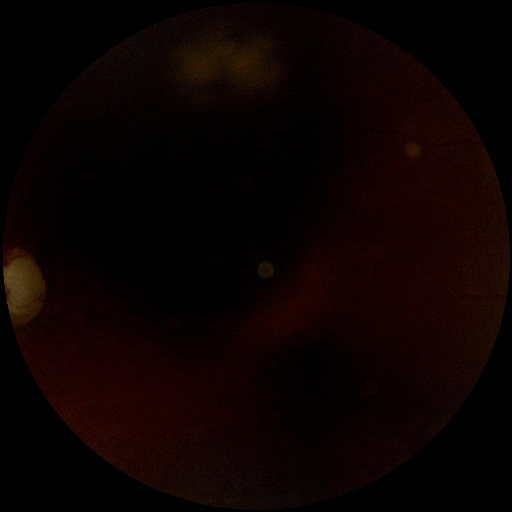
#> input picture medi_scan_project/test_images/cataract/1209_left.jpg, 512 x 512 px, found by its file name; its folder holds 5 pictures in this run
$ jupyter execute --allow-errors 'Medi_Scan .ipynb'   (shell and % lines are left out)
#> lines starting #> are read from the running program, lines starting #| are printed output that depends on the picture; after the words box and inside, x2 and y2 are one past the last pixel; in counts of white or black regions, pixels touching at a corner belong together
[cell 1]
from google.colab import files
uploaded = files.upload()
#> the answer given: 103_left.jpg

[cell 2]
import os
import numpy as np
import pandas as pd
import cv2 as cv
import keras
from keras.models import Sequential
from keras.layers import Conv2D , MaxPooling2D ,GlobalAveragePooling2D ,Flatten , Dense , Dropout , BatchNormalization
from PIL import Image
import matplotlib.pyplot as plt
from sklearn.model_selection import train_test_split
from sklearn.preprocessing import OneHotEncoder
import tensorflow as tf
tf.keras.applications.VGG16
from keras.applications.vgg16 import VGG16
from keras.layers import Dense, Dropout, Activation, Flatten, GlobalAveragePooling2D
from keras.layers import Conv2D, MaxPooling2D, ZeroPadding2D
from keras.models import Model
from tensorflow.keras.optimizers import Adam

[cell 3]
data = []
result = []
def load_images(path):
    l1 = os.listdir(path)
#     print(l1)
    for i in l1:
        l2 = os.listdir(path+'/'+i)
        for j in l2:
            img = Image.open(path+i+'/'+j)
            img = img.resize(size=(256,256))
            data.append(np.array(img))
            result.append(i)
    %matplotlib inline
    plt.figure(figsize=(10, 10))
    for i in range(4):
        plt.subplot(5, 4, i+1)
        plt.imshow(data[i], cmap="gray")
        plt.axis('off')
    plt.show()
    return np.array(data),result

#> (a cell that did not finish here is left out)

[cell 5]
data

[cell 6]
t = pd.Series(result,dtype='category').cat.codes

[cell 7]
t

[cell 8]
data_dir = '/content/dataset'

def preprocess_image(image):
    if len(image.shape) == 3 and image.shape[2] == 3:
        image = cv.cvtColor(image, cv.COLOR_BGR2GRAY)
        image = cv.resize(image, (224, 224))
    image = cv.GaussianBlur(image, (5, 5), 0)
    image = cv.equalizeHist(image)
    image = image / 255.0
    return image

[cell 9]
def load_and_preprocess_images(data_dir, img_size=(512, 512), batch_size=100):
    images = []
    labels = []
    categories = os.listdir(data_dir)
    total_images = 0
    for category in categories:
        category_path = os.path.join(data_dir, category)
        if os.path.isdir(category_path):
            files = [f for f in os.listdir(category_path) if f.endswith(('.jpg', '.png'))]
            total_images += len(files)

    processed_images = 0
    for category in categories:
        category_path = os.path.join(data_dir, category)
        if os.path.isdir(category_path):
            for i, file in enumerate(os.listdir(category_path)):
                if file.endswith('.jpg') or file.endswith('.png'):
                    image_path = os.path.join(category_path, file)
                    image = cv.imread(image_path)
                    image = cv.resize(image, img_size)
                    image = preprocess_image(image)
                    images.append(image)
                    labels.append(category)

                    processed_images += 1
                    if processed_images % batch_size == 0:
                        print(f"Processed {processed_images}/{total_images} images...")

                    # Yielding after every batch
                    if processed_images % batch_size == 0:
                        yield np.array(images), np.array(labels)
                        images, labels = [], []

    # Yield remaining images
    if images:
        yield np.array(images), np.array(labels)

#> (a cell that did not finish here is left out)

[cell 11]
plt.figure(figsize=(10, 10))
#> (the rest of this cell did not finish here and is left out)

[cell 12]
from skimage.color import rgb2gray
import numpy as np
import cv2
import matplotlib.pyplot as plt
from scipy import ndimage
from PIL import Image

uploaded = files.upload()
#> the answer given: 1209_left.jpg
if uploaded:  # Check if uploaded is not empty
    image_path = next(iter(uploaded))
    # Open the image using PIL to handle potential alpha channels
    image = Image.open(image_path).convert("RGB")
#> image is the input picture: PIL image 512x512 RGB; mean R, G, B 12.3, 2.3, 1.4
    image = np.array(image) # Convert the PIL image to a NumPy array
    image.shape
    plt.imshow(image)
else:
    print("No file uploaded.")
    # Handle this case, e.g., provide a default image path or exit

gray = rgb2gray(image)
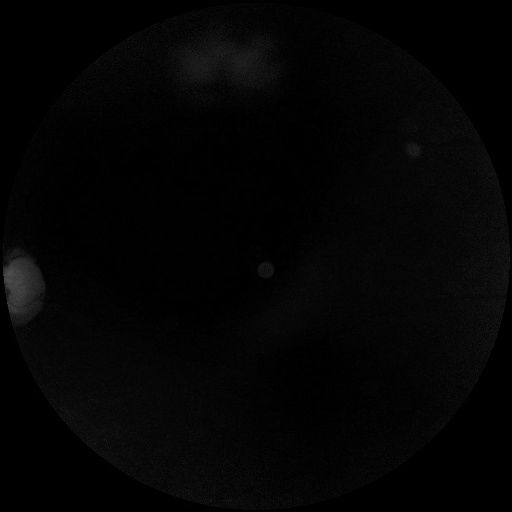
#> gray: shape (512, 512) float64; min 0, max 0.318, mean 0.0172
plt.imshow(gray)
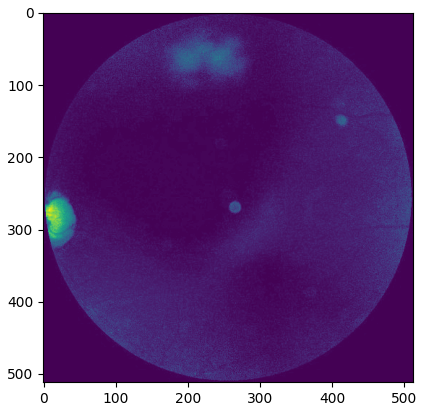
#> figure drawn by matplotlib, 1 panel

[cell 13]
gray = rgb2gray(image)
gray_r = gray.reshape(gray.shape[0]*gray.shape[1])
for i in range(gray_r.shape[0]):
    if gray_r[i] > gray_r.mean():
        gray_r[i] = 3
    elif gray_r[i] > 0.5:
        gray_r[i] = 2
    elif gray_r[i] > 0.25:
        gray_r[i] = 1
    else:
        gray_r[i] = 0
gray = gray_r.reshape(gray.shape[0],gray.shape[1])
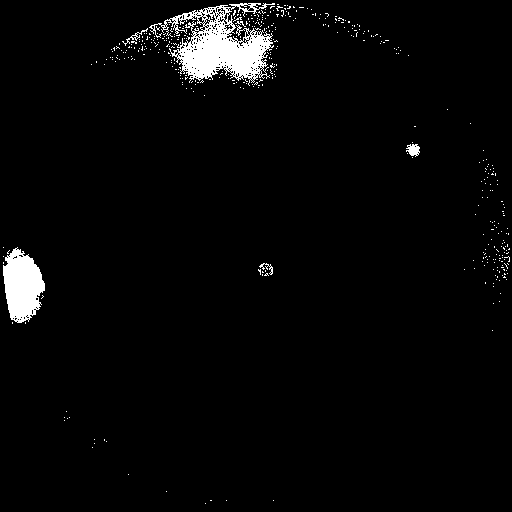
#> gray: shape (512, 512) float64; values 0 (black) and 3 (white), 3% white; 435 white regions (429 under 20 px), largest, box (x1, y1, x2, y2) and area: (149, 3, 275, 86) 4547, (3, 247, 45, 323) 2172, (406, 144, 420, 157) 120, (122, 28, 148, 46) 70, (259, 263, 273, 275) 54, (235, 21, 246, 27) 21
plt.imshow(gray, cmap='gray')

[cell 14]
gray.shape
#> Out = (512, 512)

[cell 15]
gray = Image.fromarray(gray).resize((512, 512), Image.NEAREST)
gray = np.array(gray)

# Reshape the grayscale image to a 1D array
gray_r = gray.reshape(gray.shape[0] * gray.shape[1])

# Apply thresholding
for i in range(gray_r.shape[0]):
    if gray_r[i] > gray_r.mean():
        gray_r[i] = 1
    else:
        gray_r[i] = 0

# Reshape back to the original dimensions
gray = gray_r.reshape(512, 512)

# Display the thresholded image
plt.imshow(gray, cmap='gray')
plt.show()
